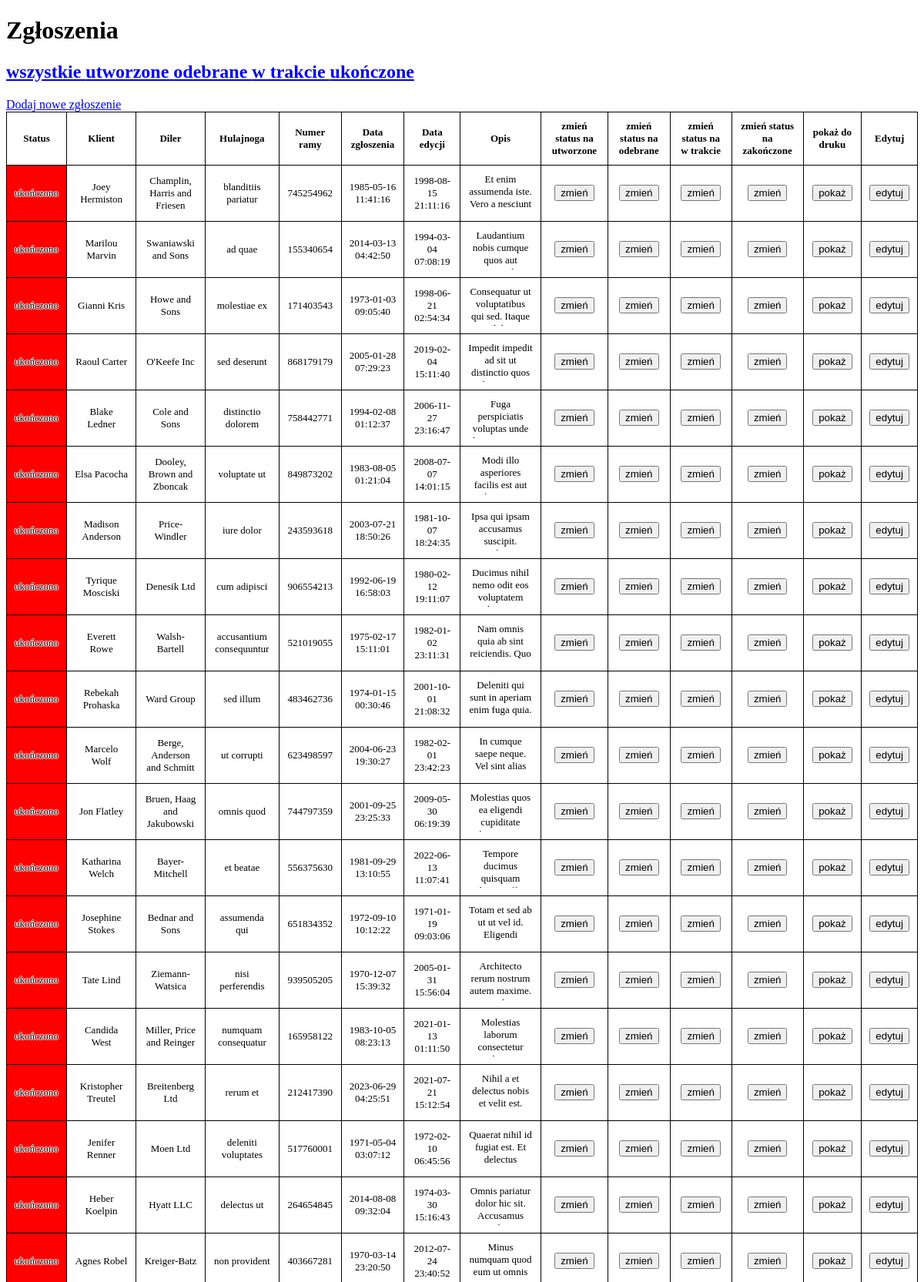
The page /index.php?status=finished (upper part) on the database its author committed.
### tables this page shows
CREATE TABLE IF NOT EXISTS `repair_application` (
  `id` int(11) NOT NULL AUTO_INCREMENT,
  `scooter_id` int(11) NOT NULL,
  `client_id` int(11) NOT NULL,
  `dealer_id` int(11) NOT NULL,
  `date_created` datetime NOT NULL DEFAULT current_timestamp(),
  `date_changed` datetime NOT NULL DEFAULT current_timestamp() ON UPDATE current_timestamp(),
  `description` text NOT NULL,
  `status` enum('created','received','in_progress','finished') NOT NULL DEFAULT 'created',
  PRIMARY KEY (`id`),
  UNIQUE KEY `id` (`id`),
  KEY `scooter_id` (`scooter_id`),
  KEY `client_id` (`client_id`),
  KEY `dealer_id` (`dealer_id`)
);

CREATE TABLE IF NOT EXISTS `client` (
  `id` int(11) NOT NULL AUTO_INCREMENT,
  `first_name` varchar(20) NOT NULL,
  `last_name` varchar(30) NOT NULL,
  `phone` varchar(18) NOT NULL,
  PRIMARY KEY (`id`),
  UNIQUE KEY `id` (`id`),
  KEY `id_2` (`id`)
);

CREATE TABLE IF NOT EXISTS `dealer` (
  `id` int(11) NOT NULL AUTO_INCREMENT,
  `name` varchar(30) NOT NULL,
  `phone` varchar(18) NOT NULL,
  PRIMARY KEY (`id`),
  UNIQUE KEY `id` (`id`)
);

CREATE TABLE IF NOT EXISTS `scooter` (
  `id` int(11) NOT NULL AUTO_INCREMENT,
  `make` varchar(20) NOT NULL,
  `model` varchar(30) NOT NULL,
  `frame_number` varchar(30) NOT NULL,
  PRIMARY KEY (`id`),
  UNIQUE KEY `frame_number` (`frame_number`),
  UNIQUE KEY `id` (`id`)
);

### index.php (the view, shortened to what this page needs)
<!DOCTYPE html>
<html lang="en">
<head>
    <link rel="stylesheet" href="main_style.css">
</head>
<body>
<h1>Zgłoszenia</h1>
<h2><a href="index.php">wszystkie </a><a href="index.php?status=created">utworzone </a><a href="index.php?status=received">odebrane </a><a href="index.php?status=in_progress">w trakcie </a><a href="index.php?status=finished">ukończone</a></h2>
<a href='new_application.php'>Dodaj nowe zgłoszenie</a>
    <?php
        $servername = "localhost";
        $username = "root";
        $password = "";
        $dbname = "repair_shop";
        $conn = new mysqli($servername, $username, $password, $dbname);
        try {
            $sql = "SELECT `repair_application`.`status`, `client`.`first_name` AS `client_first_name`, `client`.`last_name` AS `client_last_name`, `dealer`.`name` AS `dealer_name`, `scooter`.`make` AS `scooter_make`, `scooter`.`model` AS `scooter_model`, `repair_application`.`date_created`, `repair_application`.`date_changed`, `repair_application`.`description`, `scooter`.`frame_number` AS `scooter_frame_number`, `repair_application`.`id` FROM `repair_application` LEFT JOIN `client` ON `repair_application`.`client_id` = `client`.`id` LEFT JOIN `dealer` ON `repair_application`.`dealer_id` = `dealer`.`id` LEFT JOIN `scooter` ON `repair_application`.`scooter_id` = `scooter`.`id` ";
            if (isset($_GET['status'])) {
                $sql .= "WHERE `repair_application`.`status` LIKE ?; ";
            } else {
                $sql .= ";";
            }
            $stmt = $conn->prepare($sql);
            if (isset($_GET['status'])) {
                $status = $_GET['status'];
                $stmt->bind_param("s", $status);
            }
            if ($stmt->execute()) {
                $stmt->bind_result($application_status, $client_first_name, $client_last_name, $dealer_name, $scooter_make, $scooter_model, $date_created, $date_changed, $description, $frame_number, $application_id);
                echo "<table border='1'>"."<tr><th>Status</th><th>Klient</th><th>Diler</th><th>Hulajnoga</th><th>Numer ramy</th><th>Data zgłoszenia</th><th>Data edycji</th><th>Opis</th><th>zmień status na utworzone</th><th>zmień status na odebrane</th><th> zmień status na w trakcie</th><th>zmień status na zakończone</th><th>pokaż do druku</th><th>Edytuj</th></tr>";
                while ($stmt->fetch()) {
                    echo "<tr>";
                echo "<td";
                switch ($application_status) {
                    case "finished":
                        echo " class=\"finished\">ukończono";
                        break;
                }
                echo "</td>";
                echo "<td>".$client_first_name." ".$client_last_name."</td>";
                echo "<td>".$dealer_name."</td>";
                echo "<td>".$scooter_make." ".$scooter_model."</td>";
                echo "<td>".$frame_number."</td>";
                echo "<td>".$date_created."</td>";
                echo "<td>".$date_changed."</td>";
                echo "<td><div class=\"desc\">".$description."</div></td>";
                echo "<td><form action=\"change_status.php\" method=\"POST\"><input type=\"hidden\" name=\"id\" value=".$application_id."><input type=\"hidden\" name=\"new_status\" value=\"created\"><input type=\"submit\" value=\"zmień\"></form></td>";
                echo "<td><form action=\"change_status.php\" method=\"POST\"><input type=\"hidden\" name=\"id\" value=".$application_id."><input type=\"hidden\" name=\"new_status\" value=\"received\"><input type=\"submit\" value=\"zmień\"></form></td>";
                echo "<td><form action=\"change_status.php\" method=\"POST\"><input type=\"hidden\" name=\"id\" value=".$application_id."><input type=\"hidden\" name=\"new_status\" value=\"in_progress\"><input type=\"submit\" value=\"zmień\"></form></td>";
                echo "<td><form action=\"change_status.php\" method=\"POST\"><input type=\"hidden\" name=\"id\" value=".$application_id."><input type=\"hidden\" name=\"new_status\" value=\"finished\"><input type=\"submit\" value=\"zmień\"></form></td>";
                echo "<td><form action=\"print.php\" method=\"POST\"><input type=\"hidden\" name=\"id\" value=".$application_id."><input type=\"submit\" value=\"pokaż\"></form></td>";
                echo "<td><form action=\"edit.php\" method=\"POST\"><input type=\"hidden\" name=\"id\" value=".$application_id."><input type=\"submit\" value=\"edytuj\"></form></td>";
                echo "</tr>";
                }
                echo "</table>";
                exit();
            } else {
                $error_message = urlencode($stmt->error);
                $stmt->close();
                $conn->close();
                header('Location: error.php?code=500&message='.$error_message);
                exit();
            }
        } catch (mysqli_sql_exception $e) {
            $error_message = urlencode($e->getMessage());
            $conn->close();
            header('Location: error.php?code=500&message='.$error_message);
            exit();
        }
    ?>

### main_style.css (style rules this page uses)
table, th, td { border: 1px solid black; border-collapse: collapse; padding: 10px; margin-left: auto; margin-right: auto; font-size: small; }
td { max-width: 10em; max-height: 3em; word-wrap: break-word; overflow: auto; overflow-y: auto; text-align: center; text-shadow: -1px 0 white, 0 1px white, 1px 0 white, 0 -1px white; }
.desc { max-width: 20em; max-height: 4em; overflow-y: auto; }
.finished { background-color: red; }
table { width: 100%; max-width: device-width; }
body { overflow-x: auto; }

### rows shown on the page
repair_application: status "ukończono", client.first_name "Joey", client.last_name "Hermiston", dealer.name "Champlin, Harris and Friesen", scooter.make "blanditiis", scooter.model "pariatur", scooter.frame_number "745254962", date_created "1985-05-16 11:41:16", date_changed "1998-08-15 21:11:16", description "Et enim assumenda iste. Vero a nesciunt…"
repair_application: status "ukończono", client.first_name "Marilou", client.last_name "Marvin", dealer.name "Swaniawski and Sons", scooter.make "ad", scooter.model "quae", scooter.frame_number "155340654", date_created "2014-03-13 04:42:50", date_changed "1994-03-04 07:08:19", description "Laudantium nobis cumque quos aut…"
repair_application: status "ukończono", client.first_name "Gianni", client.last_name "Kris", dealer.name "Howe and Sons", scooter.make "molestiae", scooter.model "ex", scooter.frame_number "171403543", date_created "1973-01-03 09:05:40", date_changed "1998-06-21 02:54:34", description "Consequatur ut voluptatibus qui sed. Itaque…"
repair_application: status "ukończono", client.first_name "Raoul", client.last_name "Carter", dealer.name "O'Keefe Inc", scooter.make "sed", scooter.model "deserunt", scooter.frame_number "868179179", date_created "2005-01-28 07:29:23", date_changed "2019-02-04 15:11:40", description "Impedit impedit ad sit ut distinctio quos…"
repair_application: status "ukończono", client.first_name "Blake", client.last_name "Ledner", dealer.name "Cole and Sons", scooter.make "distinctio", scooter.model "dolorem", scooter.frame_number "758442771", date_created "1994-02-08 01:12:37", date_changed "2006-11-27 23:16:47", description "Fuga perspiciatis voluptas unde…"
repair_application: status "ukończono", client.first_name "Elsa", client.last_name "Pacocha", dealer.name "Dooley, Brown and Zboncak", scooter.make "voluptate", scooter.model "ut", scooter.frame_number "849873202", date_created "1983-08-05 01:21:04", date_changed "2008-07-07 14:01:15", description "Modi illo asperiores facilis est aut…"
repair_application: status "ukończono", client.first_name "Madison", client.last_name "Anderson", dealer.name "Price-Windler", scooter.make "iure", scooter.model "dolor", scooter.frame_number "243593618", date_created "2003-07-21 18:50:26", date_changed "1981-10-07 18:24:35", description "Ipsa qui ipsam accusamus suscipit.…"
repair_application: status "ukończono", client.first_name "Tyrique", client.last_name "Mosciski", dealer.name "Denesik Ltd", scooter.make "cum", scooter.model "adipisci", scooter.frame_number "906554213", date_created "1992-06-19 16:58:03", date_changed "1980-02-12 19:11:07", description "Ducimus nihil nemo odit eos voluptatem…"
repair_application: status "ukończono", client.first_name "Everett", client.last_name "Rowe", dealer.name "Walsh-Bartell", scooter.make "accusantium", scooter.model "consequuntur", scooter.frame_number "521019055", date_created "1975-02-17 15:11:01", date_changed "1982-01-02 23:11:31", description "Nam omnis quia ab sint reiciendis. Quo…"
repair_application: status "ukończono", client.first_name "Rebekah", client.last_name "Prohaska", dealer.name "Ward Group", scooter.make "sed", scooter.model "illum", scooter.frame_number "483462736", date_created "1974-01-15 00:30:46", date_changed "2001-10-01 21:08:32", description "Deleniti qui sunt in aperiam enim fuga quia.…"
repair_application: status "ukończono", client.first_name "Marcelo", client.last_name "Wolf", dealer.name "Berge, Anderson and Schmitt", scooter.make "ut", scooter.model "corrupti", scooter.frame_number "623498597", date_created "2004-06-23 19:30:27", date_changed "1982-02-01 23:42:23", description "In cumque saepe neque. Vel sint alias…"
repair_application: status "ukończono", client.first_name "Jon", client.last_name "Flatley", dealer.name "Bruen, Haag and Jakubowski", scooter.make "omnis", scooter.model "quod", scooter.frame_number "744797359", date_created "2001-09-25 23:25:33", date_changed "2009-05-30 06:19:39", description "Molestias quos ea eligendi cupiditate…"
repair_application: status "ukończono", client.first_name "Katharina", client.last_name "Welch", dealer.name "Bayer-Mitchell", scooter.make "et", scooter.model "beatae", scooter.frame_number "556375630", date_created "1981-09-29 13:10:55", date_changed "2022-06-13 11:07:41", description "Tempore ducimus quisquam…"
repair_application: status "ukończono", client.first_name "Josephine", client.last_name "Stokes", dealer.name "Bednar and Sons", scooter.make "assumenda", scooter.model "qui", scooter.frame_number "651834352", date_created "1972-09-10 10:12:22", date_changed "1971-01-19 09:03:06", description "Totam et sed ab ut ut vel id. Eligendi…"
repair_application: status "ukończono", client.first_name "Tate", client.last_name "Lind", dealer.name "Ziemann-Watsica", scooter.make "nisi", scooter.model "perferendis", scooter.frame_number "939505205", date_created "1970-12-07 15:39:32", date_changed "2005-01-31 15:56:04", description "Architecto rerum nostrum autem maxime.…"
repair_application: status "ukończono", client.first_name "Candida", client.last_name "West", dealer.name "Miller, Price and Reinger", scooter.make "numquam", scooter.model "consequatur", scooter.frame_number "165958122", date_created "1983-10-05 08:23:13", date_changed "2021-01-13 01:11:50", description "Molestias laborum consectetur…"
repair_application: status "ukończono", client.first_name "Kristopher", client.last_name "Treutel", dealer.name "Breitenberg Ltd", scooter.make "rerum", scooter.model "et", scooter.frame_number "212417390", date_created "2023-06-29 04:25:51", date_changed "2021-07-21 15:12:54", description "Nihil a et delectus nobis et velit est.…"
repair_application: status "ukończono", client.first_name "Jenifer", client.last_name "Renner", dealer.name "Moen Ltd", scooter.make "deleniti", scooter.model "voluptates", scooter.frame_number "517760001", date_created "1971-05-04 03:07:12", date_changed "1972-02-10 06:45:56", description "Quaerat nihil id fugiat est. Et delectus…"
repair_application: status "ukończono", client.first_name "Heber", client.last_name "Koelpin", dealer.name "Hyatt LLC", scooter.make "delectus", scooter.model "ut", scooter.frame_number "264654845", date_created "2014-08-08 09:32:04", date_changed "1974-03-30 15:16:43", description "Omnis pariatur dolor hic sit. Accusamus…"
repair_application: status "ukończono", client.first_name "Agnes", client.last_name "Robel", dealer.name "Kreiger-Batz", scooter.make "non", scooter.model "provident", scooter.frame_number "403667281", date_created "1970-03-14 23:20:50", date_changed "2012-07-24 23:40:52", description "Minus numquam quod eum ut omnis…"
